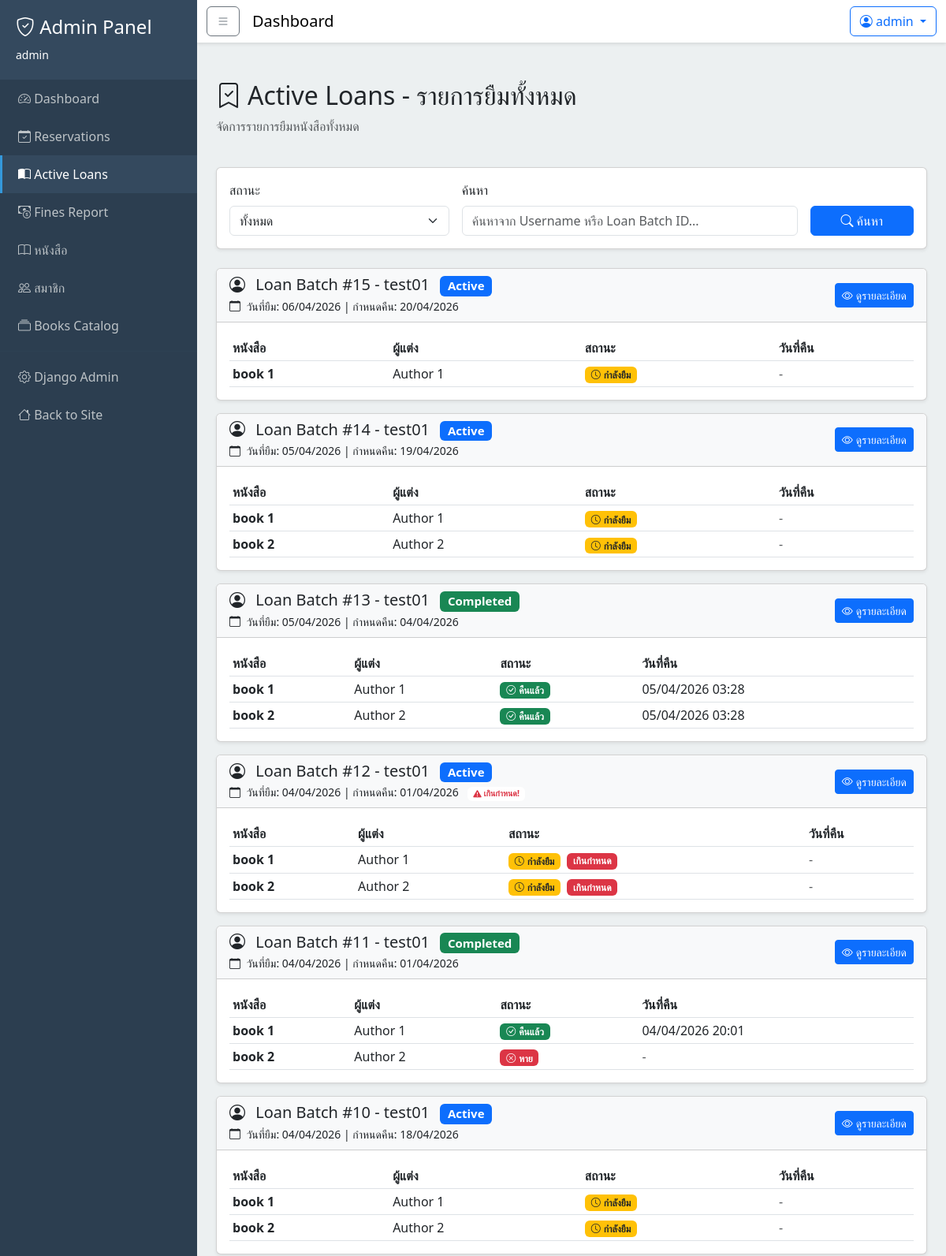
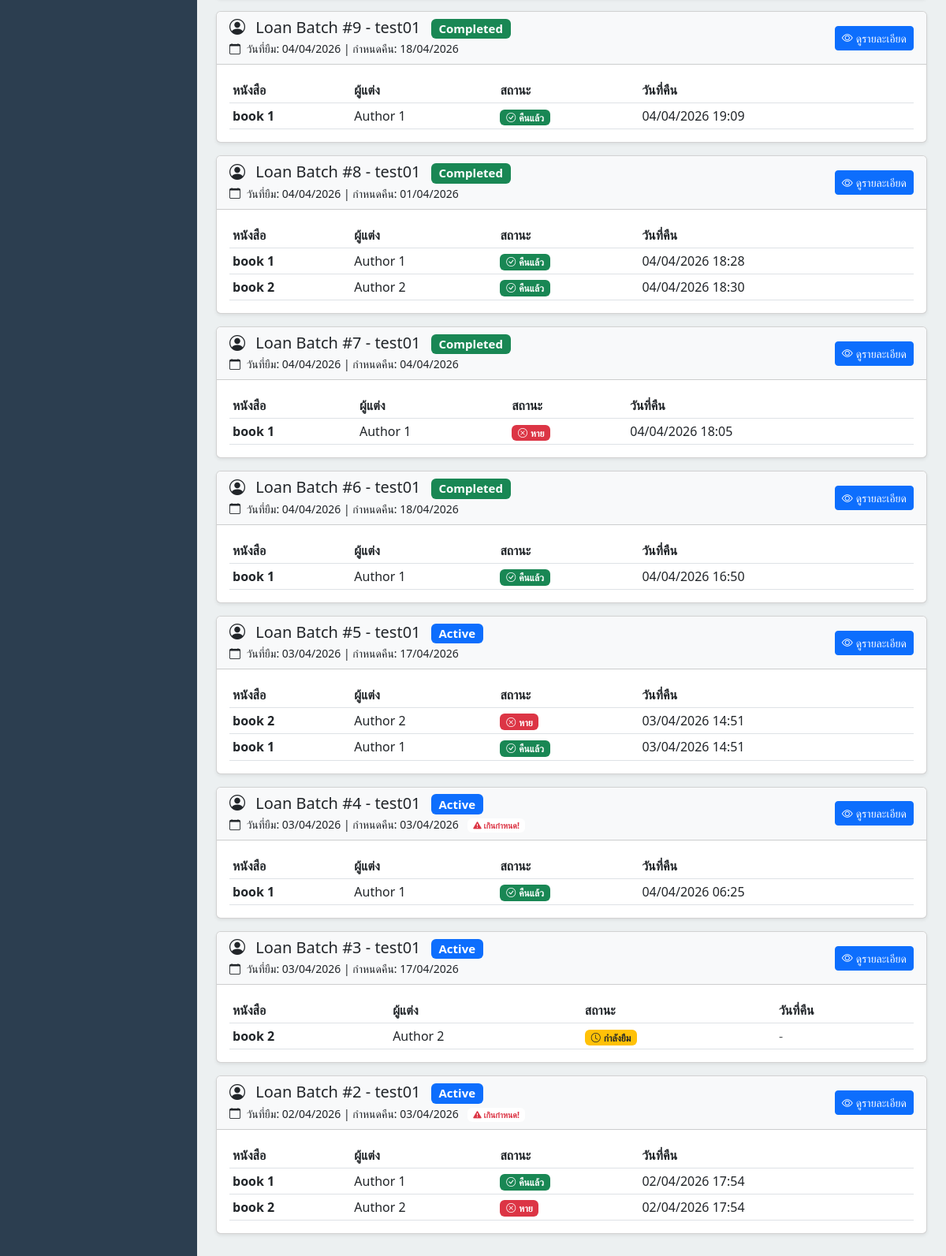
Before: /loans/admin/active/ (signed in) with the older database file (2 pictures, top to bottom).
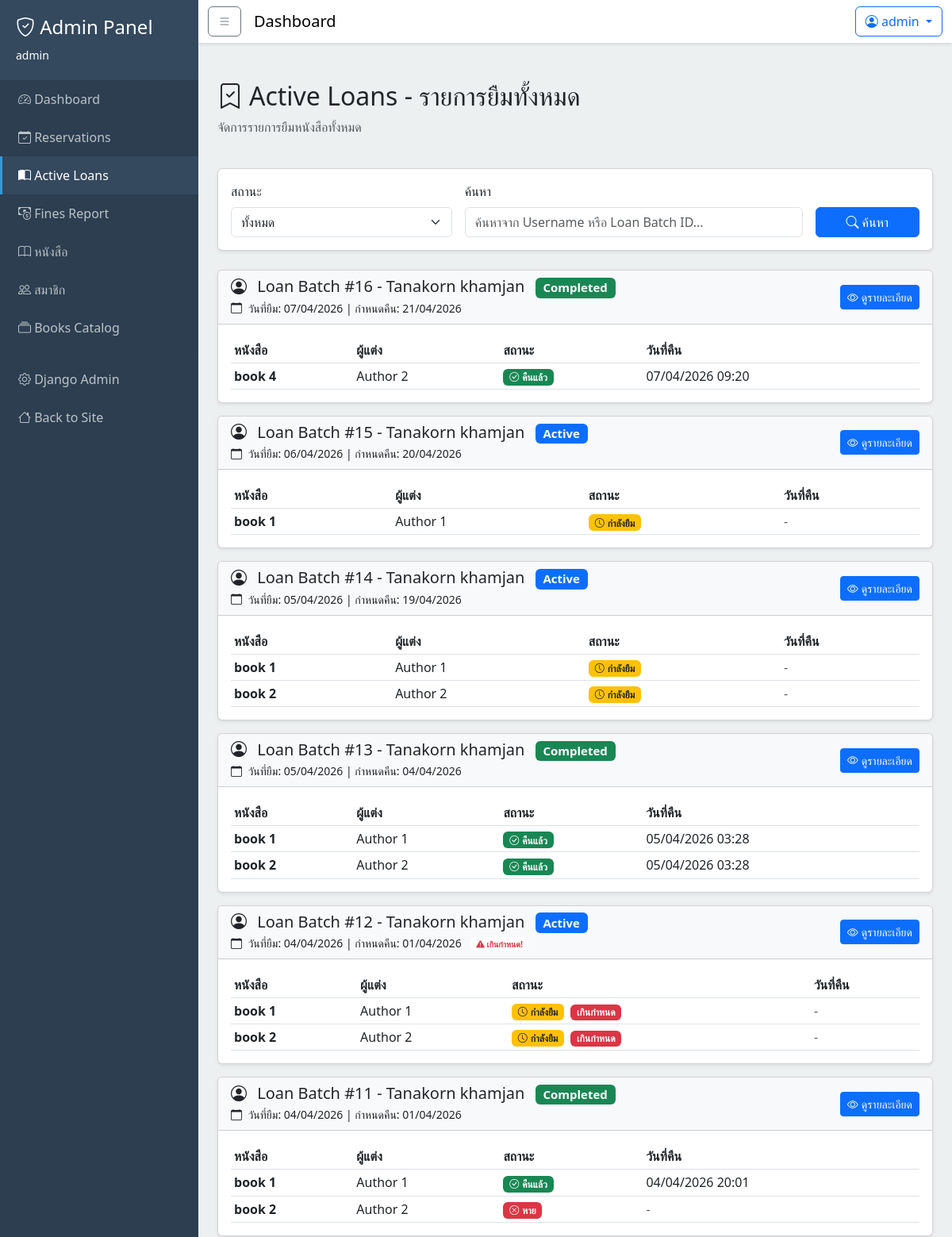
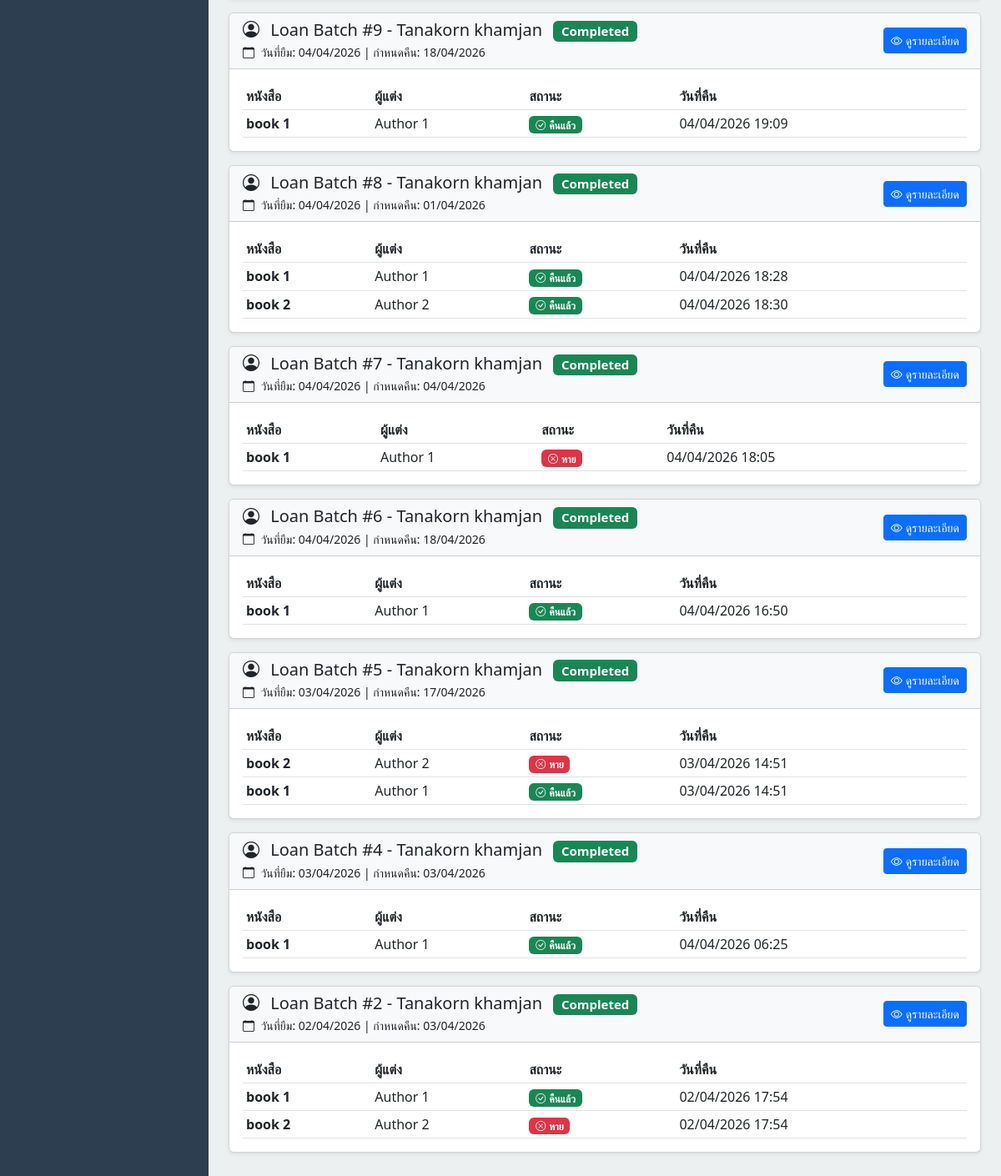
After: the same page with the newer database file (2 pictures, top to bottom).
### loans/models.py (models this page shows, shortened)
class LoanBatch(models.Model):
    STATUS_CHOICES = [
        ('active', 'Active'),
        ('completed', 'Completed'),
    ]
    user = models.ForeignKey(
        settings.AUTH_USER_MODEL,
        on_delete=models.CASCADE,
        related_name='loan_batches'
    )
    status = models.CharField(
        max_length=20,
        choices=STATUS_CHOICES,
        default='active'
    )
    due_date = models.DateTimeField(null=True, blank=True)
    updated_at = models.DateTimeField(auto_now=True)
    created_at = models.DateTimeField(auto_now_add=True)
    class Meta:
        db_table = 'loan_batches'
        verbose_name = 'Loan Batch'
        verbose_name_plural = 'Loan Batches'
        ordering = ['-created_at']

class LoanItem(models.Model):
    STATUS_CHOICES = [
        ('borrowed', 'Borrowed'),
        ('returned', 'Returned'),
        ('lost', 'Lost'),
    ]
    book = models.ForeignKey(
        Book,
        on_delete=models.CASCADE,
        related_name='loan_items'
    )
    loan_batch = models.ForeignKey(
        LoanBatch,
        on_delete=models.CASCADE,
        related_name='loan_items'
    )
    reservation = models.OneToOneField(
        Reservation,
        on_delete=models.SET_NULL,
        null=True,
        blank=True,
        related_name='loan_item'
    )
    status = models.CharField(
        max_length=20,
        choices=STATUS_CHOICES,
        default='borrowed'
    )
    returned_at = models.DateTimeField(null=True, blank=True)
    updated_at = models.DateTimeField(auto_now=True)
    created_at = models.DateTimeField(auto_now_add=True)
    class Meta:
        db_table = 'loan_items'
        verbose_name = 'Loan Item'
        verbose_name_plural = 'Loan Items'
        ordering = ['-created_at']

### users/models.py (models this page shows, shortened)
class User(AbstractUser):
    phone_number = models.CharField(max_length=10, null=False, blank=False)
    citizen_id = models.CharField(
    max_length=13,
    unique=True,
    null=False,
    blank=False,
    validators=[
        RegexValidator(
            regex=r'^\d{13}$',
            message='Citizen ID must be exactly 13 digits'
        )
    ])

### books/models.py (models this page shows, shortened)
class Book(models.Model):
    id = models.AutoField(primary_key=True)
    title = models.CharField(max_length=255)
    isbn = models.CharField(
        max_length=13,
        unique=True,
        null=False,
        blank=False,
    )
    description = models.TextField(null=True, blank=True)
    image_url = models.ImageField(
        upload_to="books/covers/",
        max_length=255,
        null=True,
        blank=True,
    )
    total_quantity = models.IntegerField(default=0)
    available_quantity = models.IntegerField(default=0)
    publish_year = models.IntegerField(null=True, blank=True)
    publisher = models.ForeignKey(
        "Publisher",
        on_delete=models.SET_NULL,
        null=True,
        blank=True,
    )
    authors = models.ManyToManyField(
        "Author",
        through="BookAuthor",
        related_name="books",
    )
    categories = models.ManyToManyField(
        "Category",
        through="BookCategory",
        related_name="books",
    )
    updated_at = models.DateTimeField(auto_now=True)
    created_at = models.DateTimeField(auto_now_add=True)
    class Meta:
        db_table = "books"
        verbose_name = "Book"
        verbose_name_plural = "Books"
        constraints = [
            models.CheckConstraint(
                check=Q(total_quantity__gte=0),
                name="check_books_total_quantity_gte_0",
            ),
            models.CheckConstraint(
                check=Q(available_quantity__gte=0),
                name="check_books_available_quantity_gte_0",
            ),
            models.CheckConstraint(
                check=Q(publish_year__isnull=True) | Q(publish_year__gte=0),
                name="check_books_publish_year_gte_0_or_null",
            ),
        ]

class Author(models.Model):
    id = models.AutoField(primary_key=True)
    name = models.CharField(max_length=255)
    updated_at = models.DateTimeField(auto_now=True)
    created_at = models.DateTimeField(auto_now_add=True)
    class Meta:
        db_table = "authors"
        verbose_name = "Author"
        verbose_name_plural = "Authors"
    def __str__(self) -> str:
        return self.name

### loans/views.py (the view)
# urls.py: path('admin/active/', views.active_loans_view, name='active_loans'),
@login_required
@user_passes_test(is_staff)
def active_loans_view(request):
    status_filter = request.GET.get('status', 'all')
    search_query = request.GET.get('search', '')
    loan_batches = LoanBatch.objects.select_related('user').prefetch_related(
        'loan_items__book__authors',
        'loan_items__book__publisher'
    )
    if status_filter and status_filter != 'all':
        loan_batches = loan_batches.filter(status=status_filter)
    if search_query:
        q_filter = Q(user__username__icontains=search_query)
        if search_query.isdigit():
            q_filter |= Q(id=int(search_query))
        loan_batches = loan_batches.filter(q_filter).distinct()
    loan_batches = loan_batches.order_by('-created_at')
    now = timezone.now()
    for batch in loan_batches:
        batch.is_overdue = batch.status == 'active' and batch.due_date and batch.due_date < now
        for item in batch.loan_items.all():
            item.is_overdue = batch.is_overdue and item.status == 'borrowed'
    context = {
        'loan_batches': loan_batches,
        'status_filter': status_filter,
        'search_query': search_query,
    }
    return render(request, 'loans/active_loans.html', context)

### books/cart.py (called while the page is built)
    def count(self):
        return len(self.cart)

### books/context_processors.py (called while the page is built)
def cart_context(request):
    cart = Cart(request)
    return {
        'cart_count': cart.count()
    }

### loans/views.py (called while the page is built)
def is_staff(user):
    return user.is_staff

### templates/loans/active_loans.html (shortened to what the changed rows need)
{% extends 'base_admin.html' %}
{% block content %}
    <div class="container-fluid py-4">
        <div class="row mb-4">
            <div class="col">
                <h2>
                    <i class="bi bi-bookmark-check me-2"></i>Active Loans - รายการยืมทั้งหมด
                </h2>
            </div>
        </div>
        {% if loan_batches %}
            <div class="row">
                <div class="col">
                    {% for batch in loan_batches %}
                        <div class="card shadow-sm mb-3">
                            <div class="card-header bg-light">
                                <div class="row align-items-center">
                                    <div class="col-md-8">
                                        <h5 class="mb-0">
                                            <i class="bi bi-person-circle me-2"></i>
                                            Loan Batch #{{ batch.id }} - {{ batch.user.get_full_name|default:batch.user.username }}
                                            {% if batch.status == 'active' %}
                                                <span class="badge bg-primary ms-2">Active</span>
                                            {% elif batch.status == 'completed' %}
                                                <span class="badge bg-success ms-2">Completed</span>
                                            {% endif %}
                                        </h5>
                                        <small>
                                            <i class="bi bi-calendar me-1"></i>
                                            วันที่ยืม: {{ batch.created_at|date:"d/m/Y" }}
                                            {% if batch.due_date %}
                                                | กำหนดคืน: {{ batch.due_date|date:"d/m/Y" }}
                                                {% if batch.is_overdue %}
                                                    <span class="badge bg-white text-danger ms-2">
                                                        <i class="bi bi-exclamation-triangle-fill"></i> เกินกำหนด!
                                                    </span>
                                                {% endif %}
                                            {% endif %}
                                        </small>
                                    </div>
                                    <div class="col-md-4 text-end">
                                        <a href="{% url 'loans:loan_detail' batch.id %}"
                                           class="btn btn-sm btn-primary">
                                            <i class="bi bi-eye me-1"></i>ดูรายละเอียด
                                        </a>
                                    </div>
                                </div>
                            </div>
                            <div class="card-body">
                                <div class="table-responsive">
                                    <table class="table table-sm mb-0">
                                        <thead>
                                            <tr>
                                                <th>หนังสือ</th>
                                                <th>ผู้แต่ง</th>
                                                <th>สถานะ</th>
                                                <th>วันที่คืน</th>
                                            </tr>
                                        </thead>
                                        <tbody>
                                            {% for item in batch.loan_items.all %}
                                                <tr>
                                                    <td>
                                                        <strong>{{ item.book.title }}</strong>
                                                    </td>
                                                    <td>
                                                        {% if item.book.authors.exists %}
                                                            {{ item.book.authors.all|join:", " }}
                                                        {% else %}
                                                            -
                                                        {% endif %}
                                                    </td>
                                                    <td>
                                                        {% if item.status == 'borrowed' %}
                                                            <span class="badge bg-warning text-dark">
                                                                <i class="bi bi-clock me-1"></i>กำลังยืม
                                                            </span>
                                                            {% if item.is_overdue %}<span class="badge bg-danger ms-1">เกินกำหนด</span>{% endif %}
                                                        {% elif item.status == 'returned' %}
                                                            <span class="badge bg-success">
                                                                <i class="bi bi-check-circle me-1"></i>คืนแล้ว
                                                            </span>
                                                        {% elif item.status == 'lost' %}
                                                            <span class="badge bg-danger">
                                                                <i class="bi bi-x-circle me-1"></i>หาย
                                                            </span>
                                                        {% endif %}
                                                    </td>
                                                    <td>
                                                        {% if item.returned_at %}
                                                            {{ item.returned_at|date:"d/m/Y H:i" }}
                                                        {% else %}
                                                            <span class="text-muted">-</span>
                                                        {% endif %}
                                                    </td>
                                                </tr>
                                            {% endfor %}
                                        </tbody>
                                    </table>
                                </div>
                            </div>
                        </div>
                    {% endfor %}
                </div>
            </div>
        {% endif %}
    </div>
{% endblock %}

Changed rows visible on the page:
removed LoanBatch: id "10", user.get_full_name "test01", status "Active", created_at "04/04/2026", due_date "18/04/2026"
removed LoanItem: book "book 1", book.authors.all "Author 1", status "borrowed" (drawn), shown under "10"
removed LoanItem: book "book 2", book.authors.all "Author 2", status "borrowed" (drawn), shown under "10"
removed LoanBatch: id "3", user.get_full_name "test01", status "Active", created_at "03/04/2026", due_date "17/04/2026"
removed LoanItem: book "book 2", book.authors.all "Author 2", status "borrowed" (drawn), shown under "3"
added LoanBatch: id "16", user.get_full_name "Tanakorn khamjan", status "Completed", created_at "07/04/2026", due_date "21/04/2026"
added LoanItem: book "book 4", book.authors.all "Author 2", status "returned" (drawn), returned_at "07/04/2026 09:20", shown under "16"
changed through a linked row, LoanBatch id 15: user.get_full_name "test01" → "Tanakorn khamjan"
changed through a linked row, LoanBatch id 14: user.get_full_name "test01" → "Tanakorn khamjan"
changed through a linked row, LoanBatch id 13: user.get_full_name "test01" → "Tanakorn khamjan"
changed through a linked row, LoanBatch id 12: user.get_full_name "test01" → "Tanakorn khamjan"
changed through a linked row, LoanBatch id 11: user.get_full_name "test01" → "Tanakorn khamjan"
changed through a linked row, LoanBatch id 9: user.get_full_name "test01" → "Tanakorn khamjan"
changed through a linked row, LoanBatch id 8: user.get_full_name "test01" → "Tanakorn khamjan"
changed through a linked row, LoanBatch id 7: user.get_full_name "test01" → "Tanakorn khamjan"
changed through a linked row, LoanBatch id 6: user.get_full_name "test01" → "Tanakorn khamjan"
changed LoanBatch id 5: user.get_full_name "test01" → "Tanakorn khamjan"; status "Active" → "Completed"
changed LoanBatch id 4: user.get_full_name "test01" → "Tanakorn khamjan"; status "Active" → "Completed"; no longer shows "เกินกำหนด!"
changed LoanBatch id 2: user.get_full_name "test01" → "Tanakorn khamjan"; status "Active" → "Completed"; no longer shows "เกินกำหนด!"
